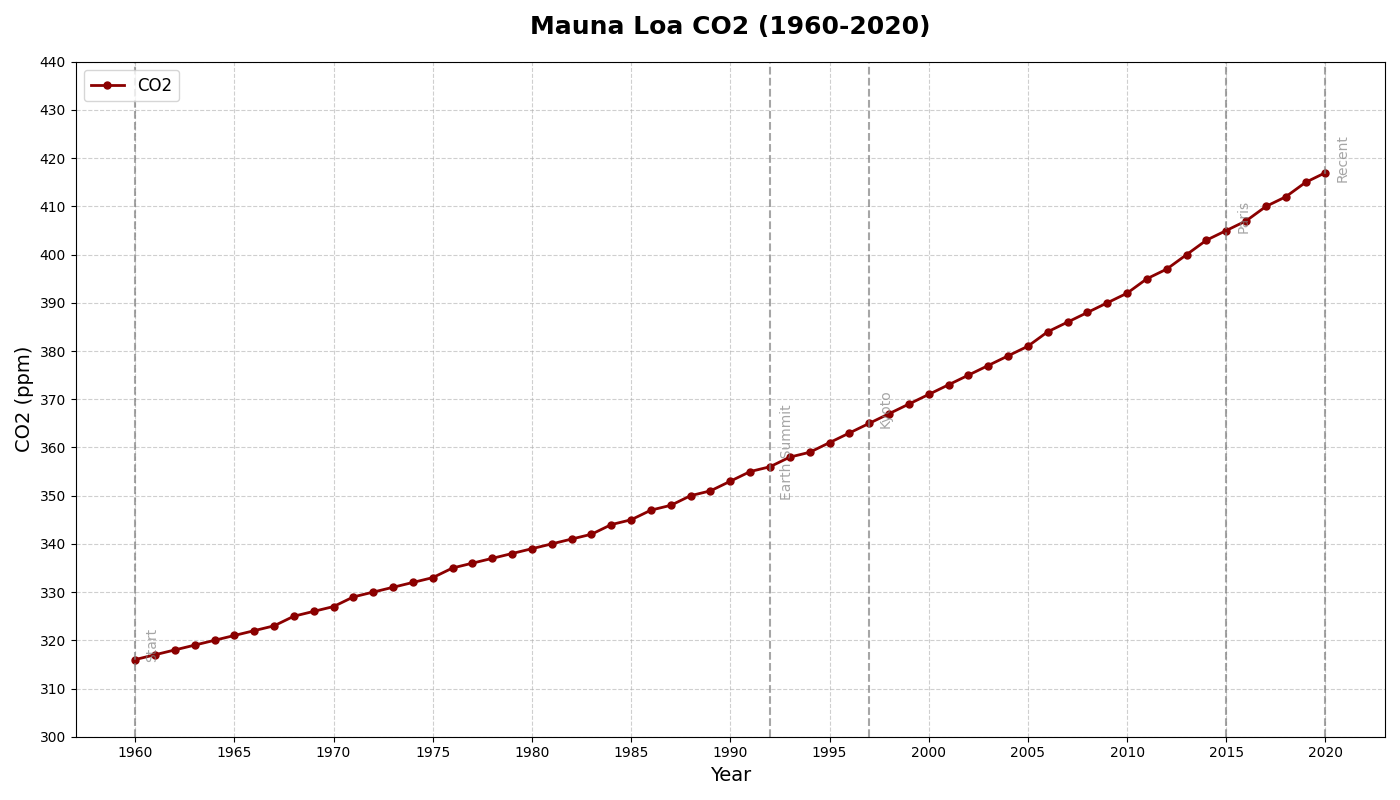

This chart was generated by the following Python code:
import matplotlib.pyplot as plt
import numpy as np

years = np.arange(1960, 2021)
co2_levels = [
    316, 317, 318, 319, 320, 321, 322, 323, 325, 326,
    327, 329, 330, 331, 332, 333, 335, 336, 337, 338,
    339, 340, 341, 342, 344, 345, 347, 348, 350, 351,
    353, 355, 356, 358, 359, 361, 363, 365, 367, 369,
    371, 373, 375, 377, 379, 381, 384, 386, 388, 390,
    392, 395, 397, 400, 403, 405, 407, 410, 412, 415,
    417
]

fig, ax = plt.subplots(figsize=(14, 8))
ax.plot(years, co2_levels, color='darkred', linestyle='-', marker='o', markersize=5, linewidth=2, label='CO2')

ax.set_title('Mauna Loa CO2 (1960-2020)', fontsize=18, fontweight='bold', pad=20)
ax.set_xlabel('Year', fontsize=14)
ax.set_ylabel('CO2 (ppm)', fontsize=14)

ax.legend(loc='upper left', fontsize=12)
ax.grid(True, linestyle='--', alpha=0.6)

milestones = {
    1960: 'Start',
    1992: 'Earth Summit',
    1997: 'Kyoto',
    2015: 'Paris',
    2020: 'Recent'
}

for year, event in milestones.items():
    plt.axvline(x=year, color='grey', linestyle='--', linewidth=1.5, alpha=0.7)
    plt.text(year + 0.5, co2_levels[years.tolist().index(year)] + 3, event, rotation=90, verticalalignment='center', fontsize=10, color='grey', alpha=0.7)

ax.set_xticks(np.arange(1960, 2021, 5))
ax.set_yticks(np.arange(300, 450, 10))
plt.tight_layout()
plt.show()
